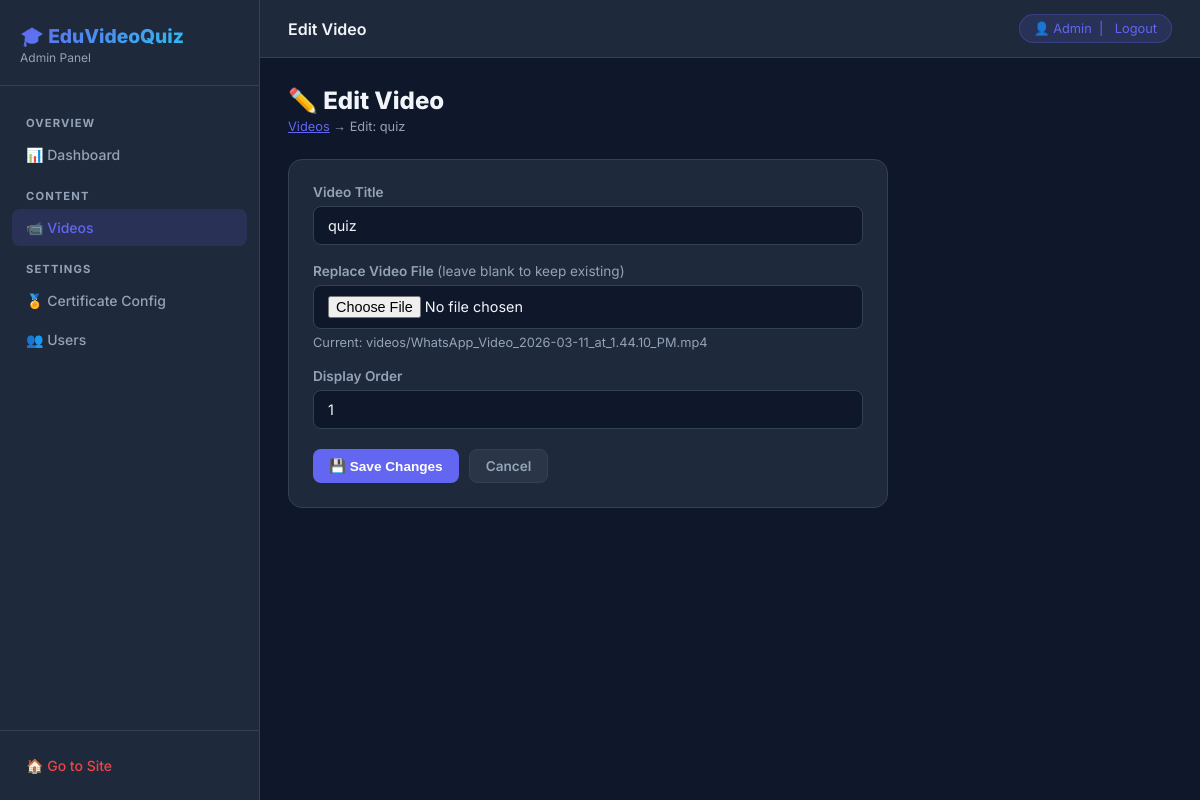
/custom-admin/videos/3/edit/ (signed in), run on the app's committed database.
### users/models.py (models this page shows, shortened)
class CustomUser(AbstractBaseUser, PermissionsMixin):
    email = models.EmailField(unique=True)
    first_name = models.CharField(max_length=150)
    last_name = models.CharField(max_length=150, blank=True)
    is_active = models.BooleanField(default=True)
    is_staff = models.BooleanField(default=False)
    date_joined = models.DateTimeField(default=timezone.now)
    objects = CustomUserManager()
    USERNAME_FIELD = 'email'
    REQUIRED_FIELDS = ['first_name', 'last_name']

### video_app/models.py (models this page shows, shortened)
class VideoLesson(models.Model):
    title = models.CharField(max_length=200)
    video_file = models.FileField(upload_to='videos/')
    order = models.PositiveIntegerField(default=1)

### video_app/views.py (the view)
# urls.py: path('custom-admin/videos/<int:video_id>/edit/', views.admin_edit_video, name='admin_edit_video'),
@staff_required
def admin_edit_video(request, video_id):
    video = get_object_or_404(VideoLesson, id=video_id)
    if request.method == 'POST':
        form = VideoLessonForm(request.POST, request.FILES, instance=video)
        if form.is_valid():
            form.save()
            return redirect('video_app:admin_videos')
    else:
        form = VideoLessonForm(instance=video)
    return render(request, 'admin/edit_video.html', {'form': form, 'video': video})

### video_app/forms.py
class VideoLessonForm(forms.ModelForm):
    class Meta:
        model = VideoLesson
        fields = ['title', 'video_file', 'order']
        widgets = {
            'title': forms.TextInput(attrs={'class': 'form-input', 'placeholder': 'Video title'}),
            'order': forms.NumberInput(attrs={'class': 'form-input', 'placeholder': 'Display order'}),
        }

### video_app/views.py (called while the page is built)
def staff_required(view_func):
    decorated = user_passes_test(
        lambda u: u.is_active and u.is_staff,
        login_url='/admin-login/'
    )(view_func)
    return decorated

### video_app/templates/admin/edit_video.html (shortened to what this page needs)
{% extends 'admin/base_admin.html' %}
{% block page_title %}Edit Video{% endblock %}
{% block content %}
<div class="page-header">
    <div>
        <h1>✏️ Edit Video</h1>
        <span class="breadcrumb"><a href="{% url 'video_app:admin_videos' %}" style="color:#6366f1;">Videos</a> → Edit:
            {{ video.title }}</span>
    </div>
</div>
<div class="card" style="max-width:600px;">
    <form method="post" enctype="multipart/form-data">
        <div class="form-group">
            <label class="form-label">Video Title</label>
            {{ form.title }}
        </div>
        <div class="form-group">
            <label class="form-label">Replace Video File <span style="color:#94a3b8;font-weight:400;">(leave blank to
                    keep existing)</span></label>
            <input type="file" name="video_file" accept="video/*" class="form-input">
            {% if video.video_file %}
            <p style="font-size:0.8rem;color:#94a3b8;margin-top:6px;">Current: {{ video.video_file.name }}</p>
            {% endif %}
        </div>
        <div class="form-group">
            <label class="form-label">Display Order</label>
            {{ form.order }}
        </div>
        <div style="display:flex;gap:10px;margin-top:20px;">
            <button type="submit" class="btn btn-primary">💾 Save Changes</button>
            <a href="{% url 'video_app:admin_videos' %}" class="btn btn-secondary">Cancel</a>
        </div>
    </form>
</div>
{% endblock %}

### video_app/templates/admin/base_admin.html (shortened to what this page needs)
<!DOCTYPE html>
<html lang="en">
<head>
</head>
<body>
<aside class="sidebar" id="sidebar">
  <div class="sidebar-brand">
    <h1>🎓 EduVideoQuiz</h1>
    <p>Admin Panel</p>
  </div>
  <nav class="sidebar-nav">
    <div class="nav-section">Overview</div>
    <a href="{% url 'video_app:admin_dashboard' %}" class="{% if request.resolver_match.url_name == 'admin_dashboard' %}active{% endif %}">
      📊 Dashboard
    </a>
    <div class="nav-section">Content</div>
    <a href="{% url 'video_app:admin_videos' %}" class="{% if 'video' in request.resolver_match.url_name %}active{% endif %}">
      📹 Videos
    </a>
    <div class="nav-section">Settings</div>
    <a href="{% url 'video_app:admin_certificate_config' %}" class="{% if request.resolver_match.url_name == 'admin_certificate_config' %}active{% endif %}">
      🏅 Certificate Config
    </a>
    <a href="{% url 'video_app:admin_users' %}" class="{% if request.resolver_match.url_name == 'admin_users' %}active{% endif %}">
      👥 Users
    </a>
  </nav>
  <div class="sidebar-footer">
    <a href="{% url 'video_app:home' %}">🏠 Go to Site</a>
  </div>
</aside>
<div class="main">
  <header class="topbar">
    <div style="display:flex;align-items:center;gap:14px;">
      <h2>{% block page_title %}Dashboard{% endblock %}</h2>
    </div>
    <div class="admin-badge">
      👤 {{ request.user.first_name|default:request.user.email }}
      &nbsp;|&nbsp;
      <form method="post" action="{% url 'users:logout' %}" style="display:inline;">
        <button type="submit" style="background:none;border:none;color:inherit;cursor:pointer;font-size:inherit;font-family:inherit;padding:0;">Logout</button>
      </form>
    </div>
  </header>
  <main class="content">
    {% block content %}{% endblock %}
  </main>
</div>
</body>
</html>

### video_app/templates/admin/base_admin.html (style rules this page uses)
:root { --bg: #0f172a; --sidebar: #1e293b; --card: #1e293b; --border: #334155; --primary: #6366f1; --primary-hover: #5152e6; --accent: #22d3ee; --danger: #ef4444; --success: #22c55e; --warning: #f59e0b; --text: #f1f5f9; --muted: #94a3b8; --input-bg: #0f172a; }
* { box-sizing: border-box; margin: 0; padding: 0; }
body { font-family: 'Inter', sans-serif; background: var(--bg); color: var(--text); display: flex; min-height: 100vh; }
.sidebar { width: 260px; background: var(--sidebar); border-right: 1px solid var(--border); display: flex; flex-direction: column; position: fixed; top: 0; left: 0; height: 100vh; z-index: 100; overflow-y: auto; transition: transform 0.3s ease; }
.sidebar-brand { padding: 24px 20px 20px; border-bottom: 1px solid var(--border); }
.sidebar-brand h1 { font-size: 1.2rem; font-weight: 800; background: linear-gradient(135deg, var(--primary), var(--accent)); -webkit-background-clip: text; -webkit-text-fill-color: transparent; background-clip: text; }
.sidebar-brand p { font-size: 0.75rem; color: var(--muted); margin-top: 2px; }
.sidebar-nav { padding: 16px 12px; flex: 1; }
.sidebar-nav a { display: flex; align-items: center; gap: 10px; padding: 10px 14px; border-radius: 8px; color: var(--muted); text-decoration: none; font-size: 0.875rem; font-weight: 500; transition: all 0.2s; margin-bottom: 2px; }
.sidebar-nav a:hover, .sidebar-nav a.active { background: rgba(99,102,241,0.15); color: var(--primary); }
.sidebar-nav .nav-section { font-size: 0.7rem; font-weight: 700; text-transform: uppercase; letter-spacing: 0.1em; color: var(--muted); padding: 14px 14px 6px; }
.sidebar-footer { padding: 16px 12px; border-top: 1px solid var(--border); }
.sidebar-footer a { display: flex; align-items: center; gap: 8px; padding: 10px 14px; border-radius: 8px; color: var(--danger); text-decoration: none; font-size: 0.875rem; font-weight: 500; transition: background 0.2s; }
.main { margin-left: 260px; flex: 1; display: flex; flex-direction: column; min-height: 100vh; }
.topbar { background: var(--sidebar); border-bottom: 1px solid var(--border); padding: 14px 28px; display: flex; align-items: center; justify-content: space-between; position: sticky; top: 0; z-index: 50; }
.topbar h2 { font-size: 1rem; font-weight: 600; }
.topbar .admin-badge { display: flex; align-items: center; gap: 8px; background: rgba(99,102,241,0.15); border: 1px solid rgba(99,102,241,0.3); border-radius: 20px; padding: 6px 14px; font-size: 0.8rem; color: var(--primary); }
.content { padding: 28px; flex: 1; }
.card { background: var(--card); border: 1px solid var(--border); border-radius: 14px; padding: 24px; margin-bottom: 20px; }
.btn { display: inline-flex; align-items: center; gap: 6px; padding: 8px 16px; border-radius: 8px; font-size: 0.85rem; font-weight: 600; border: none; cursor: pointer; transition: all 0.2s; text-decoration: none; }
.btn-primary { background: var(--primary); color: white; }
.btn-secondary { background: rgba(148,163,184,0.1); color: var(--muted); border: 1px solid var(--border); }
.form-group { margin-bottom: 18px; }
.form-label { display: block; font-size: 0.85rem; font-weight: 600; color: var(--muted); margin-bottom: 6px; }
.form-input { width: 100%; background: var(--input-bg); border: 1px solid var(--border); border-radius: 8px; padding: 10px 14px; color: var(--text); font-size: 0.9rem; font-family: 'Inter', sans-serif; transition: border-color 0.2s, box-shadow 0.2s; }
.page-header { display: flex; align-items: center; justify-content: space-between; margin-bottom: 24px; flex-wrap: wrap; gap: 12px; }
.page-header h1 { font-size: 1.5rem; font-weight: 800; }
.page-header .breadcrumb { font-size: 0.8rem; color: var(--muted); }

### data on the page
CustomUser: user.first_name "Admin"
VideoLesson: title "quiz", video_file.name "videos/WhatsApp_Video_2026-03-11_at_1.44.10_PM.mp4", order "1"
